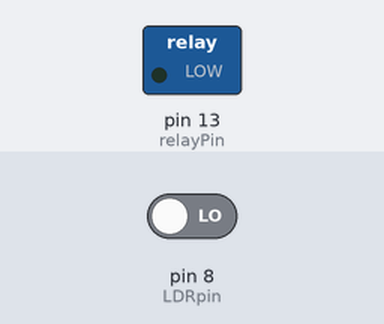
A sketch run on a simulated Arduino Uno, built with avr-gcc and run on an emulated ATmega328P. Parts: switched loads named in the sketch (green lamp = pin HIGH). The test bench sets the inputs (shaded band); at power-on: pin 8 (LDRpin) LOW. What the sketch prints to the serial monitor is not drawn.

Above: at 1.2 s.
1.3 s: pin 8 (LDRpin) driven HIGH
At 2.4 s:
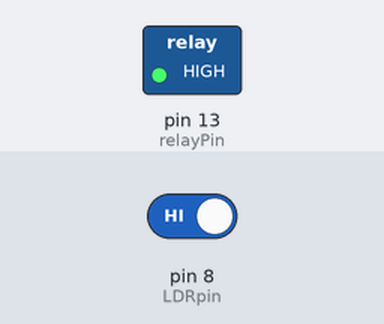
2.8 s: pin 8 (LDRpin) driven LOW
At 3.5 s:
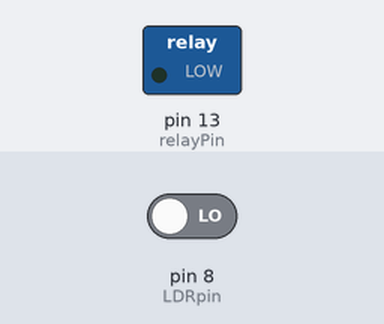
Timing chart, 0 to 5.8 s (numbered marks = the images above; inputs shaded):
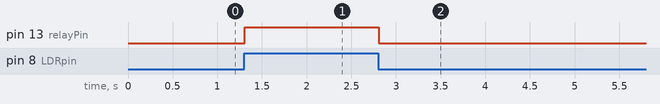

Measured:
- after the input at 1.3 s, pin 13 (relayPin): LOW → HIGH at once
- after the input at 2.8 s, pin 13 (relayPin): HIGH → LOW at once

The sketch:

LDR_with_relay.ino
```cpp
 int LDRpin=8;
 int x;
 int relayPin=13;


void setup() {
  // put your setup code here, to run once:
  Serial.begin(9600);
  pinMode(LDRpin,INPUT);
  pinMode(relayPin,OUTPUT);

}

void loop() {
  // put your main code here, to run repeatedly:
  x=digitalRead(LDRpin);
  Serial.println(x);
  if(x==1){
    digitalWrite(relayPin,HIGH);
    delay(300);
  }
  if(x==0){
    digitalWrite(relayPin,LOW);
  }

}
```
